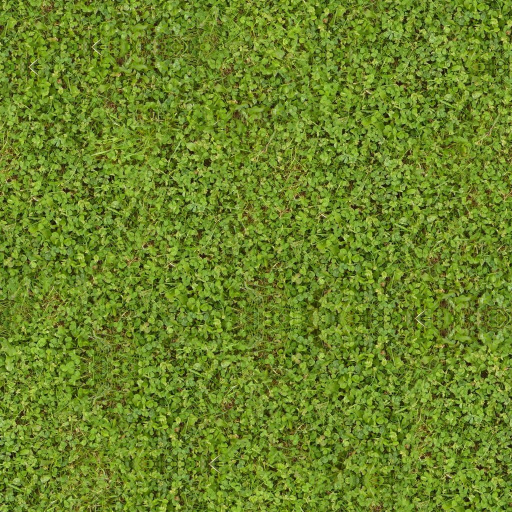
#> input picture Python/Compression/clover.png, 1024 x 1024 px (shown at 1/2 size)
$ python qoi.py
#> lines starting #> are read from the running program, lines starting #| are printed output that depends on the picture
"""
Python implementation of the QOI formatting algorithm wich is faster than PNG and has a slightly lower compression rate.

references : https://qoiformat.org/qoi-specification.pdf
             https://www.youtube.com/watch?v=EFUYNoFRHQI
"""

from PIL import Image
from numpy import asarray
import cv2

def hash_index(r, g, b, a=0):
    return (r * 3 + g * 5 + b * 7 + a * 11) % 64

def linearize_channel(channel):
    output = []
    for row in channel:
        output.extend(row)
    return output

def linearize_img(img):
    return [linearize_channel(channel) for channel in img]

# img = [[[1, 1],
#         [3, 4]],

#        [[2, 2],
#         [7, 8]],

#        [[3, 3],
#         [6, 8]]
#        ]

def qoi(img):
    # width, height, channel_nb = len(img[0][0]), len(img[0]), len(img)
    img = linearize_img(img)

    array = [0] * 64

    previous = [0, 0, 0]
    run_length = 0
    blocks = []

    for r, g, b in zip(*img):
        prev_r = previous[0]
        prev_g = previous[1]
        prev_b = previous[2]

        if r == prev_r and g == prev_g and b == prev_b: # QOI_OP_RUN
            run_length += 1
            if run_length == 62:
                run_length = 0
                blocks.append(192 | 61)
            continue

        if run_length != 0:
            run_length = 0
            blocks.append(192 | run_length-1)

        i = hash_index(r, g, b)
        if array[i] == (r, g, b): # QOI_OP_INDEX
            blocks.append(i)
            continue
        array[i] = (r, g, b)

        dr = r - prev_r
        dg = g - prev_g
        db = b - prev_b

        if -2 <= dr <= 1 and -2 <= dg <= 1 and -2 <= db <= 1: # QOI_OP_DIFF
            blocks.append(64 | dr << 4 | dg << 2 | db)
            continue

        if -32 <= dg <= 31 and -8 <= dr - dg <= 7 and -8 <= db - dg <= 7: # QOI_OP_LUMA
            blocks.extend((128 | dg + 32, (dr - dg + 8) << 4 | (db - dg + 8)))
            continue

        # QOI_OP_RGB
        blocks.extend((254, r, g, b))

        previous = [r, g, b]
    return blocks

img = Image.open("clover.png")
#> img is the input picture: PIL image 1024x1024 RGB; mean R, G, B 107, 132, 40.3
data = asarray(img)
print(data.shape)
#| (1024, 1024, 3)
b, g, r = cv2.split(data)
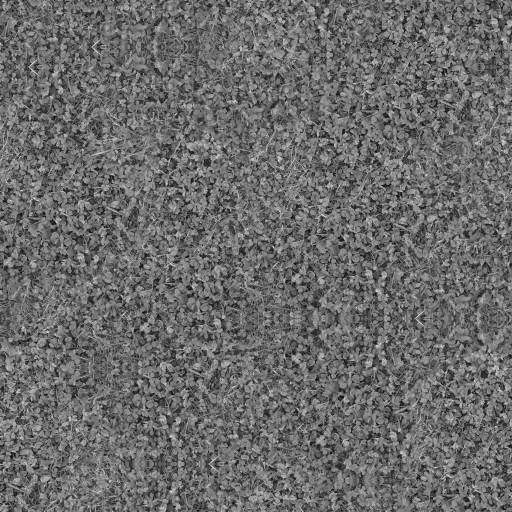
#> b: shape (1024, 1024) (shown at 1/2 size); min 0, max 255, mean 107
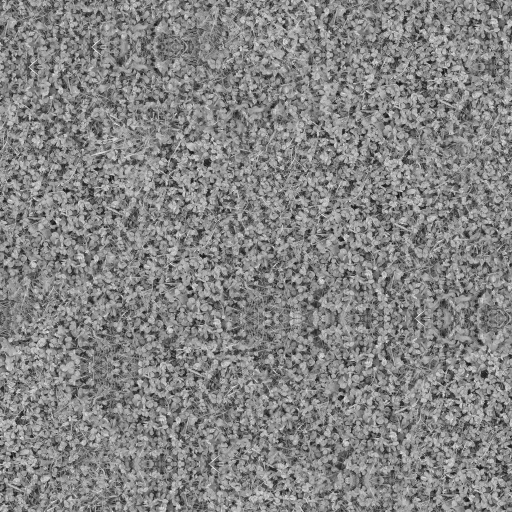
#> g: shape (1024, 1024) (shown at 1/2 size); min 0, max 255, mean 132
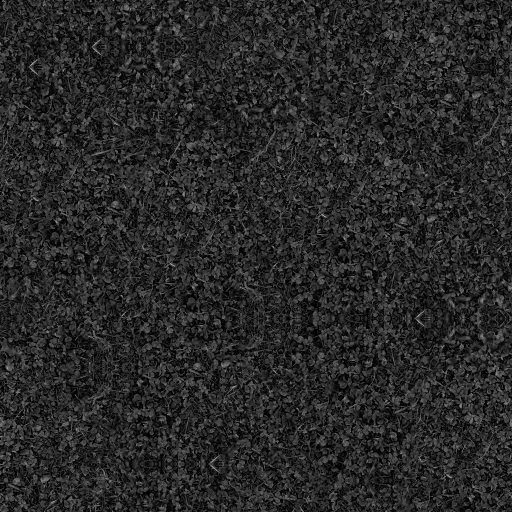
#> r: shape (1024, 1024) (shown at 1/2 size); min 0, max 212, mean 40.3

res = qoi([r, g, b])
#> after the loop in linearize_channel, `for row in channel:`: output = 1048576 items
#> in qoi, `img = linearize_img(img)`: img = 3 items
#> the loop in qoi, `for r, g, b in zip(*img):` made 1048576 passes
#> (r, g, b, prev_r, prev_g, prev_b, i, dr) on passes 1 to 3: (0, 70, 53, 0, 0, 0, 17, 0), (0, 65, 48, 0, 70, 53, 21, 0), (6, 81, 65, 0, 65, 48, 46, 6)
print(res, len(res))
#> (printed output is left out)
print(len(r) + len(g) + len(b))
